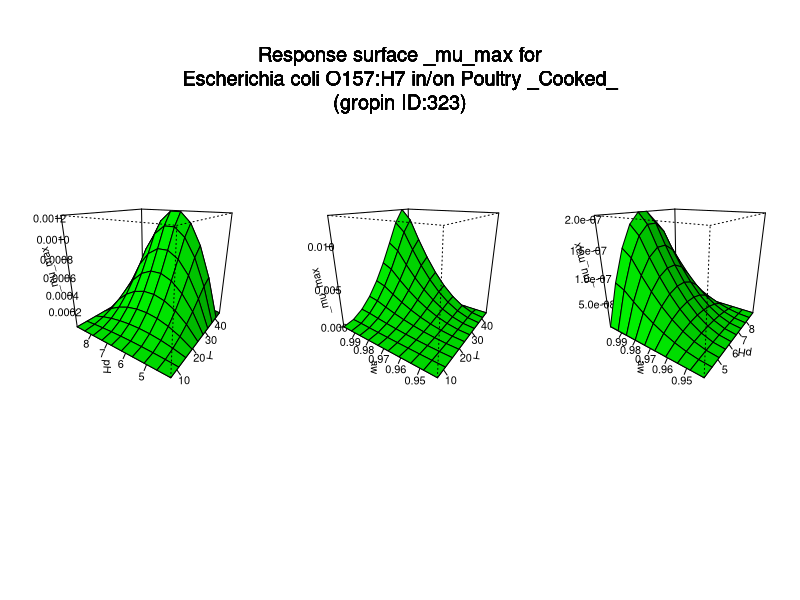

Source code (R):
#############################
# start of Parameter script
#############################
T <- seq(6.81681,45.1148851148851,length.out=10)
pH <- seq(4.004,8.97102897102897,length.out=10)
aw <- seq(0.941941,0.999000999000999,length.out=10)
#############################
# end of Parameter script
#############################
############################# 
# start of Model script Gropin ID 323 
#############################
 
# constant coefficients for this model
 
variables <- data.frame(T,pH,aw)
argumentsPar <- unique.data.frame(expand.grid(variables))
 
# heart of the model
response_surface <- function(T,pH,aw) {
   mumax <-4.247*(((T-45.16)*((T-6.81)^2))/(34.16*(34.16*(T-40.97)-(-4.19)*(47.78-2*T))))*(((pH-8.98)*(pH-4))/(2.49*(pH-6.49)-(-2.49)*(4-pH)))*(((aw-1)*((aw-0.941)^2))/(0.057*(0.057*(aw-0.998)-(-0.002)*(1.939-2*aw))))

	return(mumax=mumax)
} 

# output parameters
responseSurface <- cbind(argumentsPar,response_surface(argumentsPar['T'],argumentsPar['pH'],argumentsPar['aw']))
colnames(responseSurface) <- c(colnames(argumentsPar),'mumax')
#############################
# End of Model script
#############################
############################# 
# start of Visualisation script Gropin ID 323 
#############################
titleText <-'Response surface _mu_max for
Escherichia coli O157:H7 in/on Poultry _Cooked_
(gropin ID:323)'
argPar1 <- unique.data.frame(expand.grid(T,pH))
argPar2 <- unique.data.frame(expand.grid(T,aw))
argPar3 <- unique.data.frame(expand.grid(pH,aw))
z1 <- matrix(unlist(response_surface(T = argPar1[1],pH = argPar1[2],aw = aw[1])),nrow=10)
z2 <- matrix(unlist(response_surface(T = argPar2[1],aw = argPar2[2],pH = pH[1])),nrow=10)
z3 <- matrix(unlist(response_surface(pH = argPar3[1],aw = argPar3[2],T = T[1])),nrow=10)
# adding precaution if response surface is zero
myZLim1 <- range(z1)
if(myZLim1[1] == myZLim1[2]) myZLim1[2] <- myZLim1[2]+1
myZLim2 <- range(z2)
if(myZLim2[1] == myZLim2[2]) myZLim2[2] <- myZLim2[2]+1
myZLim3 <- range(z3)
if(myZLim3[1] == myZLim3[2]) myZLim3[2] <- myZLim3[2]+1
if(length(T)>1 & length(pH)>1 & length(aw)>1) {
	par(mfrow = c(1,3))
	persp(T,pH,z1,col = 'green',xlab='T',ylab='pH',zlab='_mu_max',zlim=myZLim1,theta=305,phi=20,shade=0.25,ticktype = 'detailed')
	persp(T,aw,z2,col = 'green',xlab='T',ylab='aw',zlab='_mu_max',zlim=myZLim2,theta=305,phi=20,shade=0.25,ticktype = 'detailed')
	persp(pH,aw,z3,col = 'green',xlab='pH',ylab='aw',zlab='_mu_max',zlim=myZLim3,theta=305,phi=20,shade=0.25,ticktype = 'detailed')
	mtext(titleText,outer=T,  cex=1.2, line=-8.5, side=3)
} else {
		myPars <- unique.data.frame(expand.grid(T,pH,aw))
		myZ <-matrix(unlist(response_surface(myPars[,1],myPars[,2],myPars[,3])),nrow=10)
		myZLim <- range(myZ)
if(myZLim[1] == myZLim[2]) myZLim[2] <- myZLim[2]+1
	if(length(aw)==1) {
		persp(T,pH,myZ,col = 'green',xlab='T',ylab='pH',zlab='_mu_max',main=titleText,sub=paste('other variable: aw =',round(aw,digits = 2)),zlim=myZLim,theta=305,phi=20,shade=0.25,ticktype = 'detailed')
	}
	if(length(pH)==1) {
		persp(T,aw,myZ,col = 'green',xlab='T',ylab='aw',zlab='_mu_max',main=titleText,sub=paste('other variable: pH =',round(pH,digits = 2)),zlim=myZLim,theta=305,phi=20,shade=0.25,ticktype = 'detailed')
	}
	if(length(T)==1) {
		persp(pH,aw,myZ,col = 'green',xlab='pH',ylab='aw',zlab='_mu_max',main=titleText,sub=paste('other variable: T =',round(T,digits = 2)),zlim=myZLim,theta=305,phi=20,shade=0.25,ticktype = 'detailed')
	}
}
#############################
# End of Visualisation script
#############################
